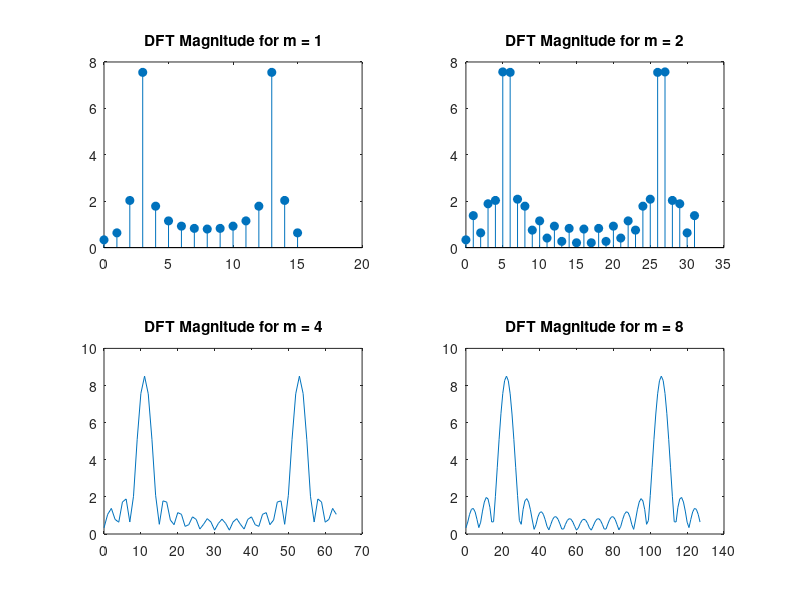

This chart was generated by the following MATLAB code:
f_o = 11;
f_s = 64;
L = 16;
n = 0:L-1;
m_arr = [1,2,4,8];
p_n = cos(2*pi*f_o*n/f_s);
w_n = ones(1,L);
x_n = p_n.*w_n;
figure;
for i = 1:length(m_arr)
    m = m_arr(i);
    N = m*L;
    X_k = fft(x_n, N);
    subplot(2,2,i);
    if (m ==1||m==2)
    stem(0:length(X_k)-1,abs(X_k),'filled');
    else
    plot(0:N-1,abs(X_k));   
    end
    title(['DFT Magnitude for m = ', num2str(m)]);
end    